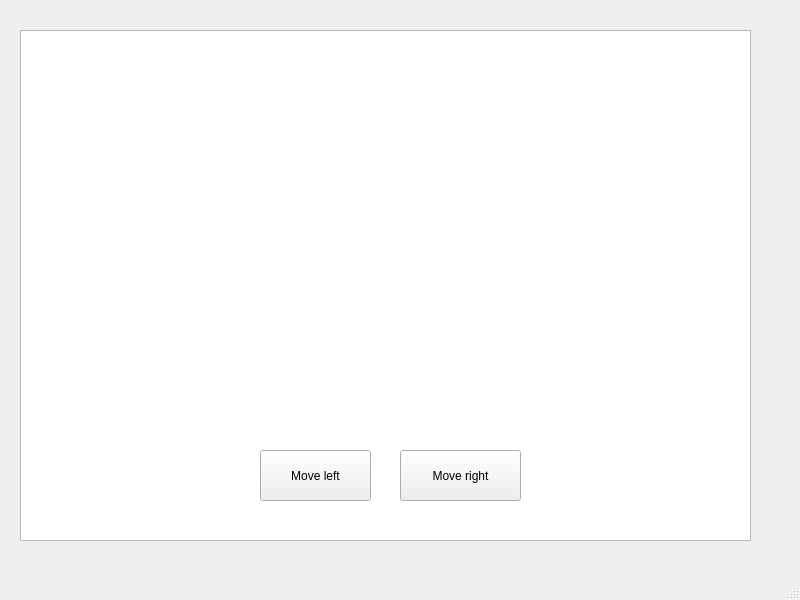
<?xml version="1.0" encoding="UTF-8"?>
<ui version="4.0">
 <class>MainWindow</class>
 <widget class="QMainWindow" name="MainWindow">
  <property name="geometry">
   <rect>
    <x>0</x>
    <y>0</y>
    <width>800</width>
    <height>600</height>
   </rect>
  </property>
  <property name="windowTitle">
   <string>MainWindow</string>
  </property>
  <widget class="QWidget" name="centralwidget">
   <widget class="QGraphicsView" name="graphicsView">
    <property name="geometry">
     <rect>
      <x>20</x>
      <y>30</y>
      <width>731</width>
      <height>511</height>
     </rect>
    </property>
   </widget>
   <widget class="QPushButton" name="pushButton">
    <property name="geometry">
     <rect>
      <x>400</x>
      <y>450</y>
      <width>121</width>
      <height>51</height>
     </rect>
    </property>
    <property name="text">
     <string>Move right</string>
    </property>
   </widget>
   <widget class="QPushButton" name="pushButton_2">
    <property name="geometry">
     <rect>
      <x>260</x>
      <y>450</y>
      <width>111</width>
      <height>51</height>
     </rect>
    </property>
    <property name="text">
     <string>Move left</string>
    </property>
   </widget>
  </widget>
  <widget class="QMenuBar" name="menubar">
   <property name="geometry">
    <rect>
     <x>0</x>
     <y>0</y>
     <width>800</width>
     <height>22</height>
    </rect>
   </property>
  </widget>
  <widget class="QStatusBar" name="statusbar"/>
 </widget>
 <resources/>
 <connections/>
</ui>
